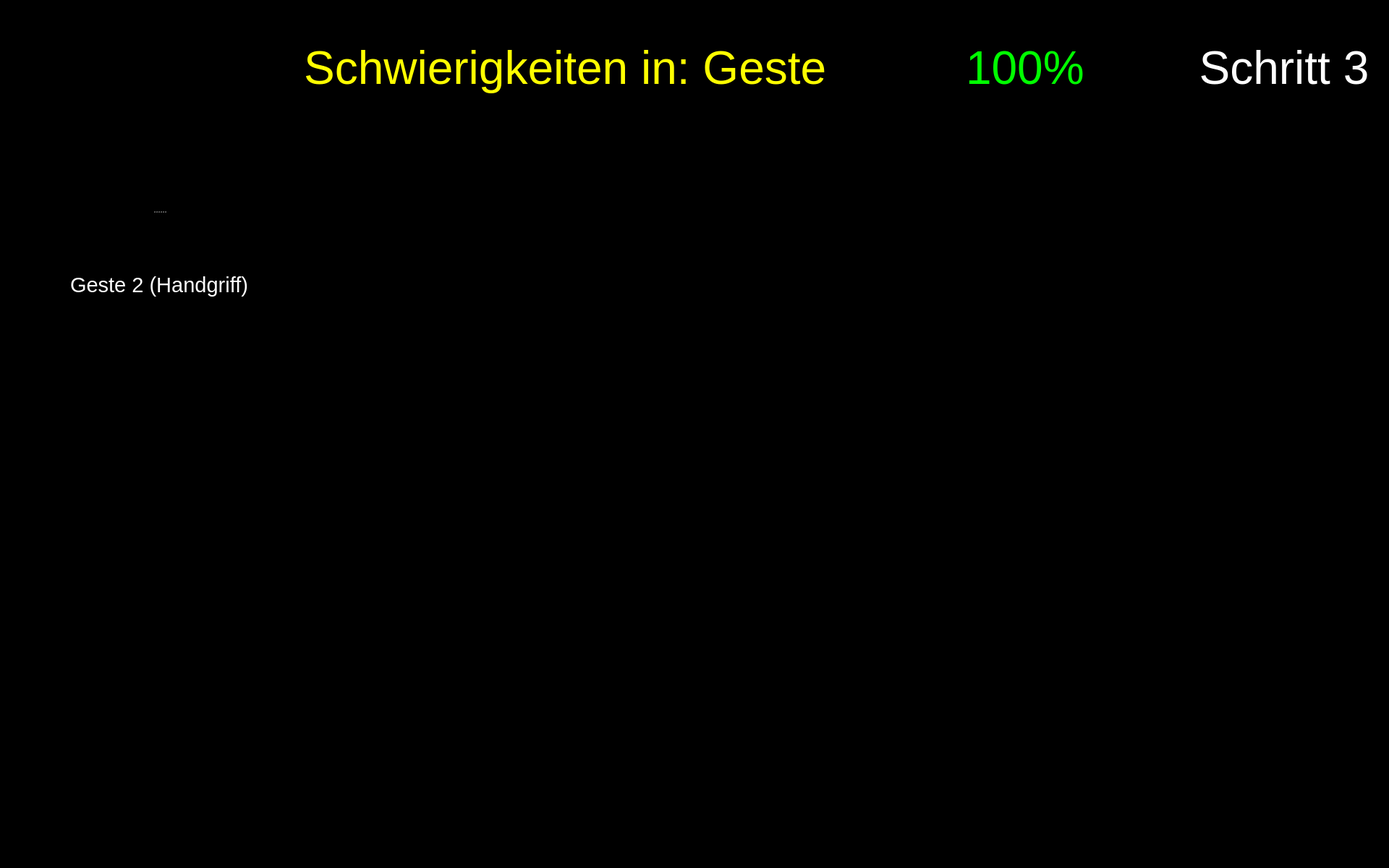
<?xml version="1.0" encoding="UTF-8"?>
<ui version="4.0">
 <class>Form</class>
 <widget class="QWidget" name="Form">
  <property name="geometry">
   <rect>
    <x>0</x>
    <y>0</y>
    <width>1920</width>
    <height>1200</height>
   </rect>
  </property>
  <property name="maximumSize">
   <size>
    <width>1920</width>
    <height>1200</height>
   </size>
  </property>
  <property name="windowTitle">
   <string>Form</string>
  </property>
  <property name="styleSheet">
   <string notr="true">background-color: rgb(0, 0, 0);</string>
  </property>
  <widget class="QPushButton" name="button_nav_left">
   <property name="enabled">
    <bool>true</bool>
   </property>
   <property name="geometry">
    <rect>
     <x>800</x>
     <y>560</y>
     <width>150</width>
     <height>150</height>
    </rect>
   </property>
   <property name="minimumSize">
    <size>
     <width>81</width>
     <height>81</height>
    </size>
   </property>
   <property name="maximumSize">
    <size>
     <width>150</width>
     <height>150</height>
    </size>
   </property>
   <property name="cursor">
    <cursorShape>OpenHandCursor</cursorShape>
   </property>
   <property name="focusPolicy">
    <enum>Qt::WheelFocus</enum>
   </property>
   <property name="contextMenuPolicy">
    <enum>Qt::DefaultContextMenu</enum>
   </property>
   <property name="layoutDirection">
    <enum>Qt::LeftToRight</enum>
   </property>
   <property name="autoFillBackground">
    <bool>false</bool>
   </property>
   <property name="styleSheet">
    <string notr="true"/>
   </property>
   <property name="icon">
    <iconset resource="resources/res.qrc">
     <normaloff>:/buttons/Button Left.svg</normaloff>:/buttons/Button Left.svg</iconset>
   </property>
   <property name="iconSize">
    <size>
     <width>144</width>
     <height>144</height>
    </size>
   </property>
   <property name="autoDefault">
    <bool>false</bool>
   </property>
   <property name="default">
    <bool>false</bool>
   </property>
   <property name="flat">
    <bool>true</bool>
   </property>
  </widget>
  <widget class="QPushButton" name="button_nav_right">
   <property name="enabled">
    <bool>true</bool>
   </property>
   <property name="geometry">
    <rect>
     <x>960</x>
     <y>560</y>
     <width>150</width>
     <height>150</height>
    </rect>
   </property>
   <property name="minimumSize">
    <size>
     <width>81</width>
     <height>81</height>
    </size>
   </property>
   <property name="maximumSize">
    <size>
     <width>150</width>
     <height>150</height>
    </size>
   </property>
   <property name="cursor">
    <cursorShape>OpenHandCursor</cursorShape>
   </property>
   <property name="focusPolicy">
    <enum>Qt::WheelFocus</enum>
   </property>
   <property name="contextMenuPolicy">
    <enum>Qt::DefaultContextMenu</enum>
   </property>
   <property name="layoutDirection">
    <enum>Qt::LeftToRight</enum>
   </property>
   <property name="autoFillBackground">
    <bool>false</bool>
   </property>
   <property name="styleSheet">
    <string notr="true"/>
   </property>
   <property name="icon">
    <iconset resource="resources/res.qrc">
     <normaloff>:/buttons/Button Right.svg</normaloff>:/buttons/Button Right.svg</iconset>
   </property>
   <property name="iconSize">
    <size>
     <width>144</width>
     <height>144</height>
    </size>
   </property>
   <property name="autoDefault">
    <bool>false</bool>
   </property>
   <property name="default">
    <bool>false</bool>
   </property>
   <property name="flat">
    <bool>true</bool>
   </property>
  </widget>
  <widget class="QWidget" name="widget_score" native="true">
   <property name="geometry">
    <rect>
     <x>1180</x>
     <y>20</y>
     <width>450</width>
     <height>150</height>
    </rect>
   </property>
   <widget class="QWidget" name="horizontalLayoutWidget_2">
    <property name="geometry">
     <rect>
      <x>-1</x>
      <y>-1</y>
      <width>451</width>
      <height>152</height>
     </rect>
    </property>
    <layout class="QHBoxLayout" name="horizontalLayout_2">
     <item>
      <widget class="QLabel" name="score_flag">
       <property name="enabled">
        <bool>true</bool>
       </property>
       <property name="sizePolicy">
        <sizepolicy hsizetype="Preferred" vsizetype="Preferred">
         <horstretch>0</horstretch>
         <verstretch>0</verstretch>
        </sizepolicy>
       </property>
       <property name="maximumSize">
        <size>
         <width>150</width>
         <height>150</height>
        </size>
       </property>
       <property name="text">
        <string/>
       </property>
       <property name="pixmap">
        <pixmap resource="resources/res.qrc">:/img/Score Flag.svg</pixmap>
       </property>
      </widget>
     </item>
     <item>
      <widget class="QLabel" name="label_text_score">
       <property name="font">
        <font>
         <pointsize>48</pointsize>
        </font>
       </property>
       <property name="styleSheet">
        <string notr="true">color: rgb(0, 255, 0);</string>
       </property>
       <property name="text">
        <string>&lt;html&gt;&lt;head/&gt;&lt;body&gt;&lt;p&gt;&lt;span style=&quot; color:#00ff00;&quot;&gt;100%&lt;/span&gt;&lt;/p&gt;&lt;/body&gt;&lt;/html&gt;</string>
       </property>
       <property name="alignment">
        <set>Qt::AlignLeading|Qt::AlignLeft|Qt::AlignVCenter</set>
       </property>
       <property name="wordWrap">
        <bool>true</bool>
       </property>
      </widget>
     </item>
    </layout>
   </widget>
  </widget>
  <widget class="QPushButton" name="button_exit">
   <property name="enabled">
    <bool>true</bool>
   </property>
   <property name="geometry">
    <rect>
     <x>1760</x>
     <y>1040</y>
     <width>150</width>
     <height>150</height>
    </rect>
   </property>
   <property name="minimumSize">
    <size>
     <width>81</width>
     <height>81</height>
    </size>
   </property>
   <property name="maximumSize">
    <size>
     <width>150</width>
     <height>150</height>
    </size>
   </property>
   <property name="cursor">
    <cursorShape>OpenHandCursor</cursorShape>
   </property>
   <property name="focusPolicy">
    <enum>Qt::WheelFocus</enum>
   </property>
   <property name="contextMenuPolicy">
    <enum>Qt::DefaultContextMenu</enum>
   </property>
   <property name="icon">
    <iconset resource="resources/res.qrc">
     <normaloff>:/buttons/Button Exit.svg</normaloff>:/buttons/Button Exit.svg</iconset>
   </property>
   <property name="iconSize">
    <size>
     <width>144</width>
     <height>144</height>
    </size>
   </property>
   <property name="autoDefault">
    <bool>false</bool>
   </property>
   <property name="default">
    <bool>false</bool>
   </property>
   <property name="flat">
    <bool>true</bool>
   </property>
  </widget>
  <widget class="QLabel" name="icon_expert_1">
   <property name="enabled">
    <bool>true</bool>
   </property>
   <property name="geometry">
    <rect>
     <x>490</x>
     <y>220</y>
     <width>100</width>
     <height>100</height>
    </rect>
   </property>
   <property name="sizePolicy">
    <sizepolicy hsizetype="Preferred" vsizetype="Preferred">
     <horstretch>0</horstretch>
     <verstretch>0</verstretch>
    </sizepolicy>
   </property>
   <property name="maximumSize">
    <size>
     <width>100</width>
     <height>100</height>
    </size>
   </property>
   <property name="text">
    <string/>
   </property>
   <property name="pixmap">
    <pixmap resource="resources/res.qrc">:/img/Icon Expert.png</pixmap>
   </property>
   <property name="scaledContents">
    <bool>true</bool>
   </property>
  </widget>
  <widget class="QLabel" name="image_step">
   <property name="geometry">
    <rect>
     <x>1650</x>
     <y>170</y>
     <width>250</width>
     <height>250</height>
    </rect>
   </property>
   <property name="font">
    <font>
     <pointsize>48</pointsize>
    </font>
   </property>
   <property name="styleSheet">
    <string notr="true">color: rgb(255, 255, 255);</string>
   </property>
   <property name="text">
    <string/>
   </property>
   <property name="pixmap">
    <pixmap resource="resources/res.qrc">:/detected steps/Detected Step3 Button.png</pixmap>
   </property>
   <property name="alignment">
    <set>Qt::AlignCenter</set>
   </property>
   <property name="wordWrap">
    <bool>true</bool>
   </property>
  </widget>
  <widget class="QLabel" name="icon_reaction_1">
   <property name="enabled">
    <bool>true</bool>
   </property>
   <property name="geometry">
    <rect>
     <x>1400</x>
     <y>250</y>
     <width>200</width>
     <height>200</height>
    </rect>
   </property>
   <property name="sizePolicy">
    <sizepolicy hsizetype="Preferred" vsizetype="Preferred">
     <horstretch>0</horstretch>
     <verstretch>0</verstretch>
    </sizepolicy>
   </property>
   <property name="maximumSize">
    <size>
     <width>200</width>
     <height>200</height>
    </size>
   </property>
   <property name="text">
    <string/>
   </property>
   <property name="scaledContents">
    <bool>true</bool>
   </property>
  </widget>
  <widget class="QLabel" name="icon_newbie_1">
   <property name="enabled">
    <bool>true</bool>
   </property>
   <property name="geometry">
    <rect>
     <x>490</x>
     <y>380</y>
     <width>100</width>
     <height>100</height>
    </rect>
   </property>
   <property name="sizePolicy">
    <sizepolicy hsizetype="Preferred" vsizetype="Preferred">
     <horstretch>0</horstretch>
     <verstretch>0</verstretch>
    </sizepolicy>
   </property>
   <property name="maximumSize">
    <size>
     <width>100</width>
     <height>100</height>
    </size>
   </property>
   <property name="text">
    <string/>
   </property>
   <property name="pixmap">
    <pixmap resource="resources/res.qrc">:/img/Icon User.png</pixmap>
   </property>
   <property name="scaledContents">
    <bool>true</bool>
   </property>
  </widget>
  <widget class="QLabel" name="label_plot_1">
   <property name="geometry">
    <rect>
     <x>490</x>
     <y>180</y>
     <width>850</width>
     <height>340</height>
    </rect>
   </property>
   <property name="maximumSize">
    <size>
     <width>1200</width>
     <height>480</height>
    </size>
   </property>
   <property name="font">
    <font>
     <pointsize>48</pointsize>
    </font>
   </property>
   <property name="styleSheet">
    <string notr="true">color: rgb(255, 255, 255);</string>
   </property>
   <property name="text">
    <string/>
   </property>
   <property name="scaledContents">
    <bool>true</bool>
   </property>
  </widget>
  <widget class="QLabel" name="label_trouble">
   <property name="geometry">
    <rect>
     <x>260</x>
     <y>20</y>
     <width>900</width>
     <height>150</height>
    </rect>
   </property>
   <property name="font">
    <font>
     <family>Arial</family>
     <pointsize>48</pointsize>
     <weight>9</weight>
     <italic>false</italic>
     <bold>false</bold>
    </font>
   </property>
   <property name="styleSheet">
    <string notr="true">font: 75 48pt &quot;Arial&quot;;
color: rgb(255, 255, 0);</string>
   </property>
   <property name="text">
    <string>Schwierigkeiten in: Geste </string>
   </property>
   <property name="textFormat">
    <enum>Qt::RichText</enum>
   </property>
   <property name="alignment">
    <set>Qt::AlignRight|Qt::AlignTrailing|Qt::AlignVCenter</set>
   </property>
   <property name="wordWrap">
    <bool>true</bool>
   </property>
  </widget>
  <widget class="QLabel" name="label_text_step">
   <property name="geometry">
    <rect>
     <x>1650</x>
     <y>20</y>
     <width>250</width>
     <height>150</height>
    </rect>
   </property>
   <property name="font">
    <font>
     <family>Arial</family>
     <pointsize>48</pointsize>
     <weight>9</weight>
     <italic>false</italic>
     <bold>false</bold>
    </font>
   </property>
   <property name="styleSheet">
    <string notr="true">font: 75 48pt &quot;Arial&quot;;
color: rgb(255, 255, 255);</string>
   </property>
   <property name="text">
    <string>Schritt 3</string>
   </property>
   <property name="textFormat">
    <enum>Qt::RichText</enum>
   </property>
   <property name="alignment">
    <set>Qt::AlignCenter</set>
   </property>
   <property name="wordWrap">
    <bool>true</bool>
   </property>
  </widget>
  <widget class="QSplitter" name="splitter_2">
   <property name="geometry">
    <rect>
     <x>60</x>
     <y>210</y>
     <width>320</width>
     <height>282</height>
    </rect>
   </property>
   <property name="orientation">
    <enum>Qt::Vertical</enum>
   </property>
   <widget class="QLabel" name="image_required_1">
    <property name="maximumSize">
     <size>
      <width>320</width>
      <height>240</height>
     </size>
    </property>
    <property name="text">
     <string/>
    </property>
    <property name="pixmap">
     <pixmap resource="resources/res.qrc">:/img/right_step3_gesture2_1.png</pixmap>
    </property>
    <property name="scaledContents">
     <bool>true</bool>
    </property>
   </widget>
   <widget class="QLabel" name="text_required_1">
    <property name="font">
     <font>
      <family>Arial</family>
      <pointsize>22</pointsize>
      <weight>9</weight>
      <italic>false</italic>
      <bold>false</bold>
     </font>
    </property>
    <property name="styleSheet">
     <string notr="true">font: 75 22pt &quot;Arial&quot;;
color: rgb(255, 255, 255);</string>
    </property>
    <property name="text">
     <string>Geste 2 (Handgriff)</string>
    </property>
    <property name="textFormat">
     <enum>Qt::PlainText</enum>
    </property>
    <property name="alignment">
     <set>Qt::AlignCenter</set>
    </property>
    <property name="wordWrap">
     <bool>true</bool>
    </property>
   </widget>
  </widget>
  <zorder>label_plot_1</zorder>
  <zorder>button_nav_left</zorder>
  <zorder>button_nav_right</zorder>
  <zorder>widget_score</zorder>
  <zorder>button_exit</zorder>
  <zorder>icon_expert_1</zorder>
  <zorder>image_step</zorder>
  <zorder>icon_reaction_1</zorder>
  <zorder>icon_newbie_1</zorder>
  <zorder>label_trouble</zorder>
  <zorder>label_text_step</zorder>
  <zorder>splitter_2</zorder>
 </widget>
 <resources>
  <include location="resources/res.qrc"/>
 </resources>
 <connections/>
</ui>
